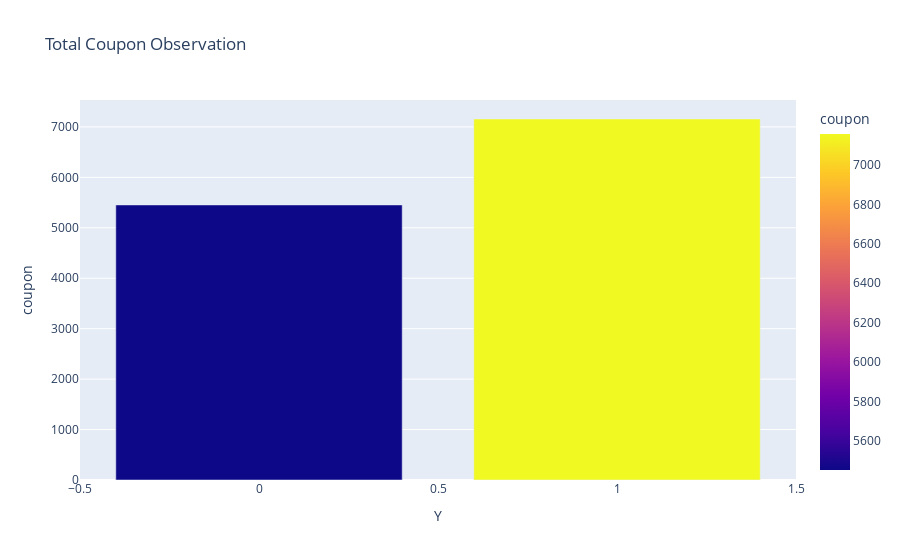

Write notebook code for a chart like this one.
### Markdown cell above
5. Use a bar plot to visualize the `coupon` column.

### Code cell
px.bar(observation_coupon, y='coupon', color = "coupon", title = "Total Coupon Observation")

### Figure 1 — Plotly figure (JSON) as saved in the notebook; plotly's stock layout.template omitted (floating-point values rounded to 4 significant figures)
{"data": [{"alignmentgroup": "True", "hovertemplate": "Y=%{x}<br>coupon=%{marker.color}<extra></extra>", "legendgroup": "", "marker": {"color": [5453, 7157], "coloraxis": "coloraxis", "pattern": {"shape": ""}}, "name": "", "offsetgroup": "", "orientation": "v", "showlegend": false, "textposition": "auto", "type": "bar", "x": [0, 1], "xaxis": "x", "y": [5453, 7157], "yaxis": "y"}], "layout": {"autosize": true, "barmode": "relative", "coloraxis": {"colorbar": {"title": {"text": "coupon"}}, "colorscale": [[0, "#0d0887"], [0.1111, "#46039f"], [0.2222, "#7201a8"], [0.3333, "#9c179e"], [0.4444, "#bd3786"], [0.5556, "#d8576b"], [0.6667, "#ed7953"], [0.7778, "#fb9f3a"], [0.8889, "#fdca26"], [1, "#f0f921"]]}, "legend": {"tracegroupgap": 0}, "title": {"text": "Total Coupon Observation"}, "xaxis": {"anchor": "y", "autorange": true, "domain": [0, 1], "range": [-0.5, 1.5], "title": {"text": "Y"}, "type": "linear"}, "yaxis": {"anchor": "x", "autorange": true, "domain": [0, 1], "range": [0, 7534.0], "title": {"text": "coupon"}, "type": "linear"}}}
